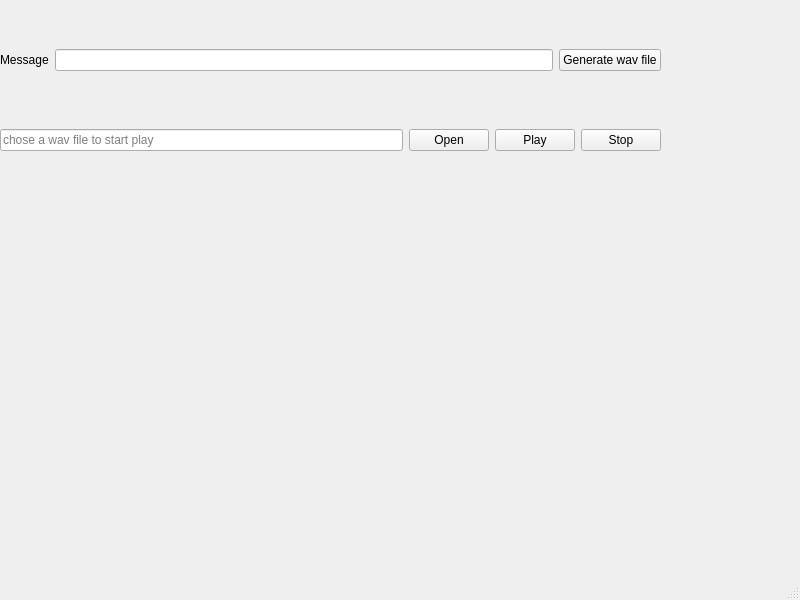
<?xml version="1.0" encoding="UTF-8"?>
<ui version="4.0">
 <class>MainWindow</class>
 <widget class="QMainWindow" name="MainWindow">
  <property name="geometry">
   <rect>
    <x>0</x>
    <y>0</y>
    <width>800</width>
    <height>600</height>
   </rect>
  </property>
  <property name="windowTitle">
   <string>MainWindow</string>
  </property>
  <widget class="QWidget" name="centralwidget">
   <widget class="QWidget" name="horizontalLayoutWidget">
    <property name="geometry">
     <rect>
      <x>0</x>
      <y>100</y>
      <width>661</width>
      <height>80</height>
     </rect>
    </property>
    <layout class="QHBoxLayout" name="horizontalLayout">
     <item>
      <widget class="QLineEdit" name="file_name">
       <property name="maxLength">
        <number>32764</number>
       </property>
       <property name="placeholderText">
        <string>chose a wav file to start play</string>
       </property>
      </widget>
     </item>
     <item>
      <widget class="QPushButton" name="chose_button">
       <property name="text">
        <string>Open</string>
       </property>
      </widget>
     </item>
     <item>
      <layout class="QHBoxLayout" name="horizontalLayout_2">
       <item>
        <widget class="QPushButton" name="play_button">
         <property name="text">
          <string>Play</string>
         </property>
        </widget>
       </item>
       <item>
        <widget class="QPushButton" name="stop_button">
         <property name="text">
          <string>Stop</string>
         </property>
        </widget>
       </item>
      </layout>
     </item>
    </layout>
   </widget>
   <widget class="QWidget" name="horizontalLayoutWidget_3">
    <property name="geometry">
     <rect>
      <x>0</x>
      <y>20</y>
      <width>661</width>
      <height>80</height>
     </rect>
    </property>
    <layout class="QHBoxLayout" name="horizontalLayout_3">
     <item>
      <widget class="QLabel" name="label">
       <property name="text">
        <string>Message</string>
       </property>
      </widget>
     </item>
     <item>
      <widget class="QLineEdit" name="message"/>
     </item>
     <item>
      <widget class="QPushButton" name="generate_button">
       <property name="text">
        <string>Generate wav file</string>
       </property>
      </widget>
     </item>
    </layout>
   </widget>
  </widget>
  <widget class="QMenuBar" name="menubar">
   <property name="geometry">
    <rect>
     <x>0</x>
     <y>0</y>
     <width>800</width>
     <height>22</height>
    </rect>
   </property>
  </widget>
  <widget class="QStatusBar" name="statusbar"/>
 </widget>
 <resources/>
 <connections/>
</ui>
